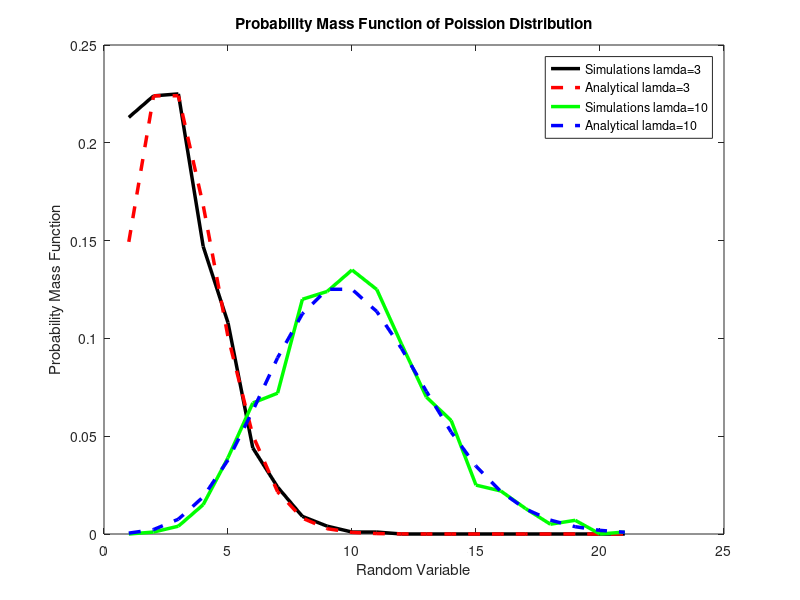

This figure's MATLAB source:
%Poisson Distribution 
function PoissionD()


% When Lamda=3  
SampleNumber=1000; 
n=21; 
lamda=3; 

prob=zeros(1,n);
probSum=zeros(1,n);

% Analytical Result
for k=1:n;
    prob(k)= exp(-lamda) * lamda^k / factorial(k);
    probSum(k)=sum(prob(1:k));
end 

XValue=0:n;

% Simulation Result
sample=zeros(SampleNumber,1);  A=rand(SampleNumber,1);
for i=1:SampleNumber;
    for j=1:n; 
        if A(i) < probSum(j);
            sample(i)=XValue(j);
            break;
        end   
    end 
end

% Draw probablity mass function
pmf=zeros(n,1);
for i=1:n;
    for j=1:SampleNumber;
        if sample(j)== XValue(i);
           pmf(i)=pmf(i)+1;
        end
    end
end
pmf= pmf ./SampleNumber; 


%Plot Probability mass function 
plot(pmf, '-black','linewidth',2.5); 
hold on;
plot(prob,'--r','linewidth',2.5);  


% When Lamda=10
SampleNumber=1000;            
n=21;
lamda=10;  

prob=zeros(1,n);
probSum=zeros(1,n);

% Analytical Result
for k=1:n;
    prob(k)= exp(-lamda) * lamda^k / factorial(k);
    probSum(k)=sum(prob(1:k));
end 

XValue=0:n;

% Simulation Result
sample=zeros(SampleNumber,1);  A=rand(SampleNumber,1); 
for i=1:SampleNumber;
    for j=1:n; 
        if A(i) < probSum(j);
            sample(i)=XValue(j);
            break;
        end   
    end 
end

% Draw probablity mass function
pmf=zeros(n,1);
for i=1:n;
    for j=1:SampleNumber;
        if sample(j)== XValue(i);
           pmf(i)=pmf(i)+1;
        end
    end
end
pmf= pmf ./SampleNumber; 

%Plot Probability mass function 
plot(pmf, '-g', 'linewidth',2.5); 
hold on;
plot(prob,'--b','linewidth',2.5);  

%Labelling
xlabel('Random Variable'); ylabel('Probability Mass Function'); 
legend('Simulations lamda=3','Analytical lamda=3','Simulations lamda=10','Analytical lamda=10');
title('Probability Mass Function of Poission Distribution');

